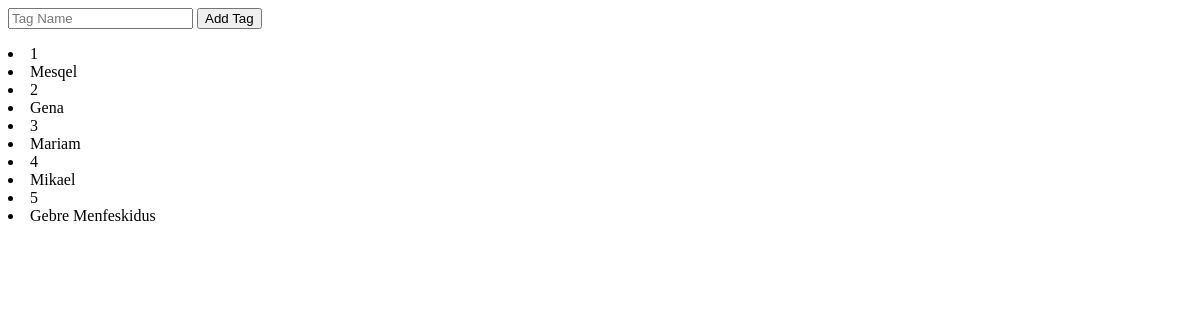
Before: /add_tag with the older database file.
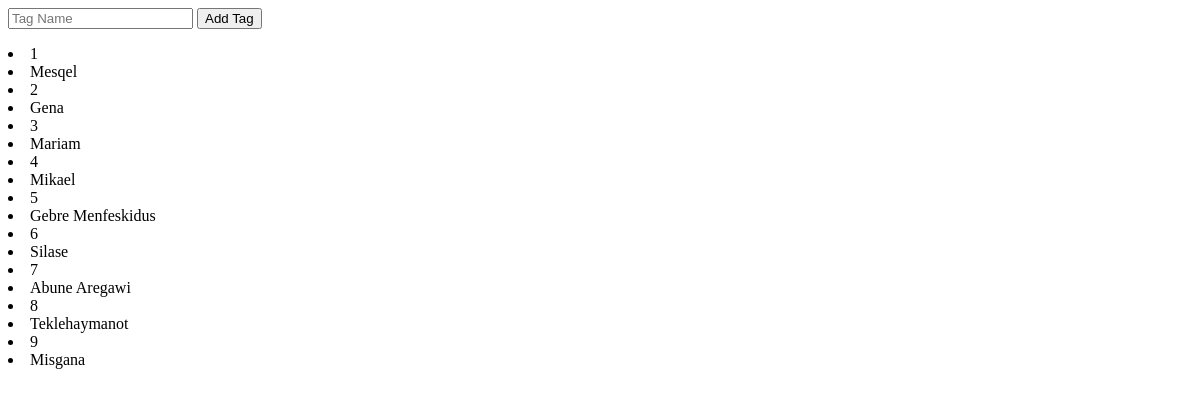
After: the same page with the newer database file.
### tables this page shows
CREATE TABLE tagList (
  t_id INTEGER PRIMARY KEY,
  tag TEXT NOT NULL UNIQUE
);

### flask_package/__init__.py (the view)
@app.route('/add_tag', methods=['GET', 'POST'])
def add_tag():
    if rq.method == 'POST':
        tag_name = rq.form.get('name')
        db.add_tags(tag_name)
        return redirect(url_for('add_tag'))
    return render_template("tags.html", tags=db.get_taglist())

### flask_package/db.py (called while the page is built)
def get_db():
    if 'db' not in g:
        g.db = sqlite3.connect(
            current_app.config['DATABASE'],
            detect_types=sqlite3.PARSE_DECLTYPES
        )
        g.db.row_factory = sqlite3.Row
    return g.db

def get_taglist():
    db_ob = get_db()
    cursor = db_ob.cursor()
    sql = 'SELECT * FROM tagList'
    cursor.execute(sql)
    data = cursor.fetchall()
    return data

### flask_package/templates/tags.html
<form method="POST" action="/add_tag">
    <input type="text" name="name" value="" placeholder="Tag Name" required>
    <button type="submit"> Add Tag </button>
</form>
{% for tag in tags %}
    <li>{{tag[0]}}</li>
    <li>{{tag[1]}}</li>
{% endfor %}

Changed rows visible on the page:
added tagList: t_id "6", tag "Silase"
added tagList: t_id "7", tag "Abune Aregawi"
added tagList: t_id "8", tag "Teklehaymanot"
added tagList: t_id "9", tag "Misgana"
